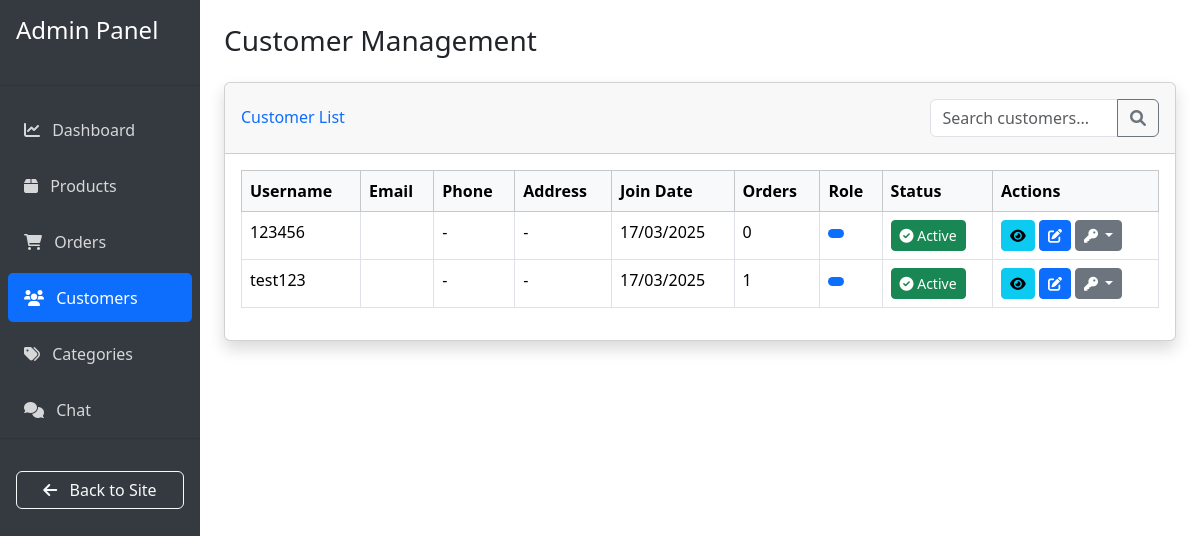
Before: /admin-customers/ (signed in) with the older database file.
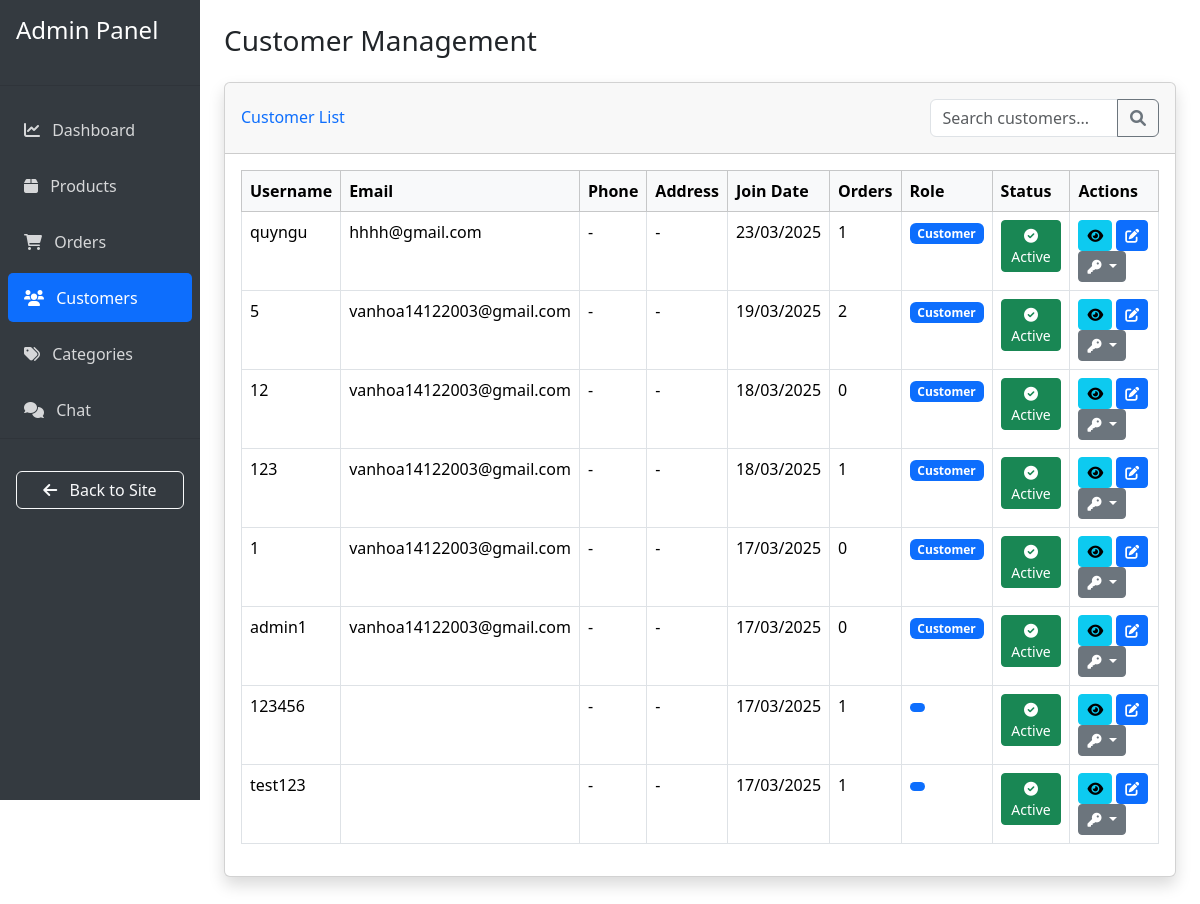
After: the same page with the newer database file.
### hoadeptrai/models.py (models this page shows, shortened)
class Customer(AbstractUser):
    phone_number = models.CharField(max_length=20, blank=True)
    address = models.CharField(max_length=255, blank=True)
    ROLES = (
        ('customer', 'Customer'),
        ('seller', 'Seller'),
        ('admin', 'Admin')
    )
    role = models.CharField(max_length=10, choices=ROLES)
    loyalty_points = models.IntegerField(default=0)
    groups = models.ManyToManyField(Group, related_name="custom_customer_groups", blank=True)
    user_permissions = models.ManyToManyField(Permission, related_name="custom_customer_permissions", blank=True)

### hoadeptrai/views.py (the view, shortened to what this page needs)
# urls.py: path('admin-customers/', views.admin_customers, name='admin_customers'),
@staff_member_required
def admin_customers(request):
    if request.user.role == 'admin':
        customers = Customer.objects.all().order_by('-date_joined')
    else:
        customers = Customer.objects.exclude(role='admin').order_by('-date_joined')
    return render(request, 'admin/customers.html', {'customers': customers})

### hoadeptrai/templates/admin/customers.html (shortened to what the changed rows need)
{% extends 'admin/base_admin.html' %}
{% block content %}
<div class="container-fluid">
    <div class="d-flex justify-content-between align-items-center mb-4">
        <h1 class="h3 mb-0 text-gray-800">Customer Management</h1>
    </div>
    <div class="card shadow mb-4">
        <div class="card-body">
            <div class="table-responsive">
                <table class="table table-bordered table-hover">
                    <thead class="table-light">
                        <tr>
                            <th>Username</th>
                            <th>Email</th>
                            <th>Phone</th>
                            <th>Address</th>
                            <th>Join Date</th>
                            <th>Orders</th>
                            <th>Role</th>
                            <th>Status</th>
                            <th>Actions</th>
                        </tr>
                    </thead>
                    <tbody>
                        {% for customer in customers %}
                        <tr>
                            <td>{{ customer.username }}</td>
                            <td>{{ customer.email }}</td>
                            <td>{{ customer.phone_number|default:"-" }}</td>
                            <td>{{ customer.address|default:"-"|truncatechars:30 }}</td>
                            <td>{{ customer.date_joined|date:"d/m/Y" }}</td>
                            <td>{{ customer.order_set.count }}</td>
                            <td>
                                <span class="badge {% if customer.role == 'admin' %}bg-danger
                                            {% elif customer.role == 'seller' %}bg-success
                                            {% else %}bg-primary{% endif %}">
                                    {{ customer.role|title }}
                                </span>
                            </td>
                            <td>
                                {% if customer.is_active %}
                                    <button class="btn btn-sm btn-success toggle-status"
                                        data-id="{{ customer.id }}"
                                        data-status="{{ customer.is_active }}"
                                        title="Click to deactivate">
                                        <i class="fas fa-check-circle"></i> Active
                                    </button>
                                {% endif %}
                            </td>
                            <td>
                                <button class="btn btn-sm btn-info view-customer"
                                        data-bs-toggle="modal"
                                        data-bs-target="#viewCustomerModal"
                                        data-id="{{ customer.id }}">
                                    <i class="fas fa-eye"></i>
                                </button>
                                {% if customer.role != 'admin' %}
                                <button class="btn btn-sm btn-primary edit-customer"
                                        data-bs-toggle="modal"
                                        data-bs-target="#editCustomerModal"
                                        data-id="{{ customer.id }}"
                                        data-username="{{ customer.username }}"
                                        data-email="{{ customer.email }}"
                                        data-phone="{{ customer.phone_number }}"
                                        data-address="{{ customer.address }}"
                                        data-role="{{ customer.role }}"
                                        data-status="{{ customer.is_active }}">
                                    <i class="fas fa-edit"></i>
                                </button>
                                <div class="btn-group">
                                    <button class="btn btn-sm btn-secondary dropdown-toggle"
                                            type="button"
                                            data-bs-toggle="dropdown">
                                        <i class="fas fa-key"></i>
                                    </button>
                                </div>
                                {% endif %}
                            </td>
                        </tr>
                        {% endfor %}
                    </tbody>
                </table>
            </div>
        </div>
    </div>
</div>
{% endblock %}

Changed rows visible on the page:
added Customer: username "quyngu", email "hhhh@gmail.com", phone_number "-", address "-", date_joined "23/03/2025", order_set.count "1", role "Customer"
added Customer: username "5", email "vanhoa14122003@gmail.com", phone_number "-", address "-", date_joined "19/03/2025", order_set.count "2", role "Customer"
added Customer: username "12", email "vanhoa14122003@gmail.com", phone_number "-", address "-", date_joined "18/03/2025", order_set.count "0", role "Customer"
added Customer: username "123", email "vanhoa14122003@gmail.com", phone_number "-", address "-", date_joined "18/03/2025", order_set.count "1", role "Customer"
added Customer: username "1", email "vanhoa14122003@gmail.com", phone_number "-", address "-", date_joined "17/03/2025", order_set.count "0", role "Customer"
added Customer: username "admin1", email "vanhoa14122003@gmail.com", phone_number "-", address "-", date_joined "17/03/2025", order_set.count "0", role "Customer"
changed Customer (number 7 of 8 on the later page): order_set.count "0" → "1"
